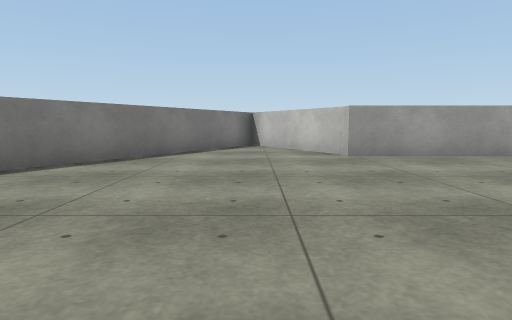
View 1 (above)

16 first-person views from a walk through a 3-D level made in the Unity game engine. The camera is 0.62 m above the floor, tilts 6° down and sees 75° across. The floor is counted in squares, 1 m on a side. Each view is taken from the middle of a square. On the plan, view 1 faces up. The plan holds only what a view shows up to about 10 squares ahead; the rest is blank. The place goes on beyond the plan. The player character is not drawn. Surface patterns are stand-ins for the level's own textures.

View 2
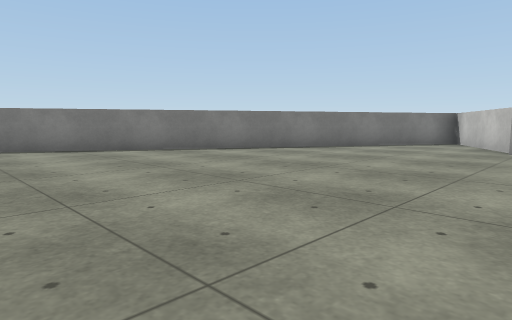

View 3
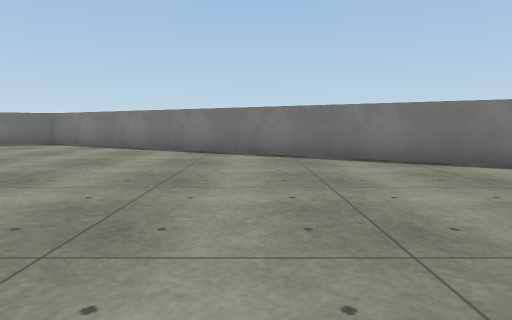

View 4
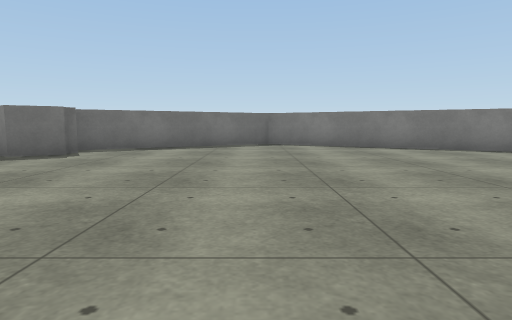

View 5
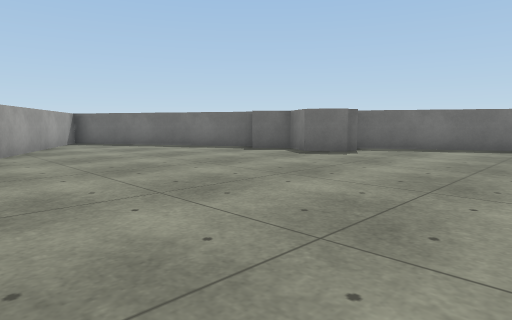

View 6
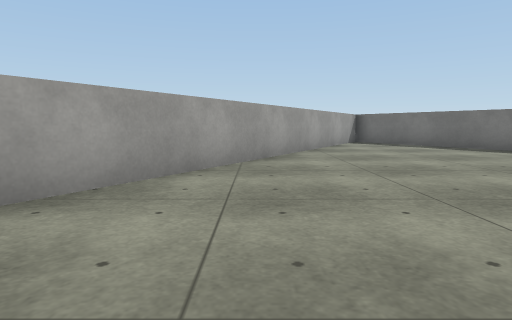

View 7
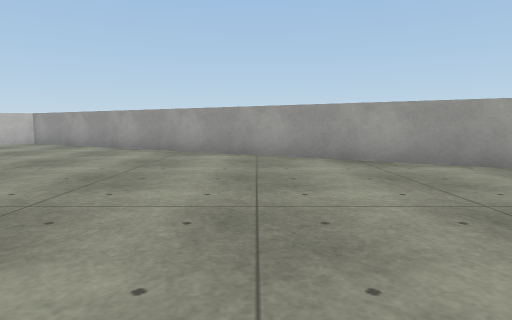

View 8
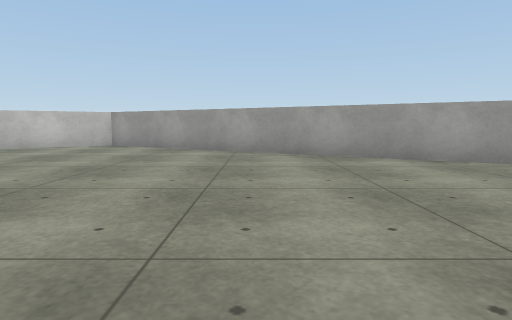

View 9
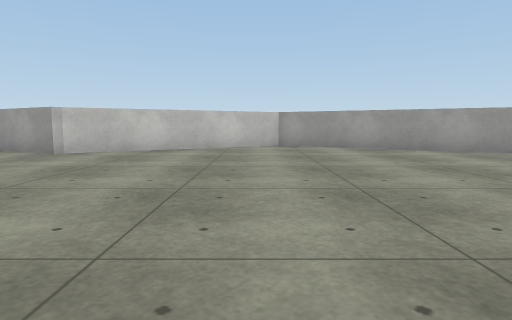

View 10
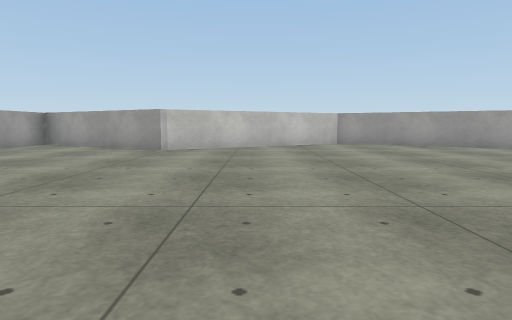

View 11
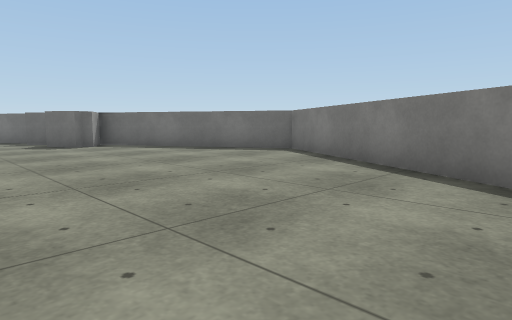

View 12
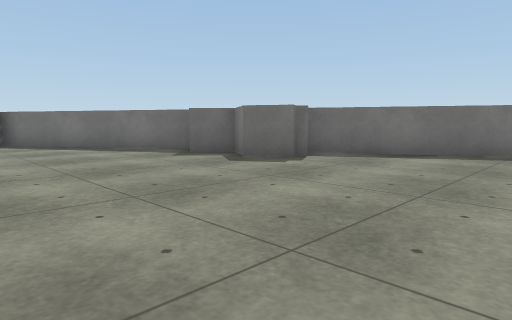

View 13
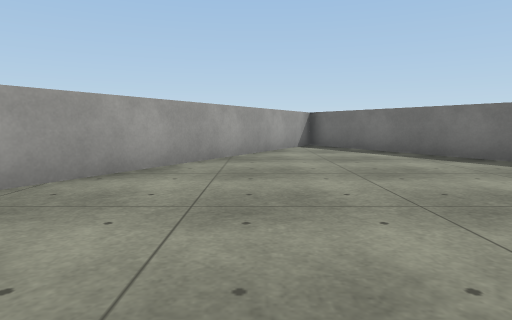

View 14
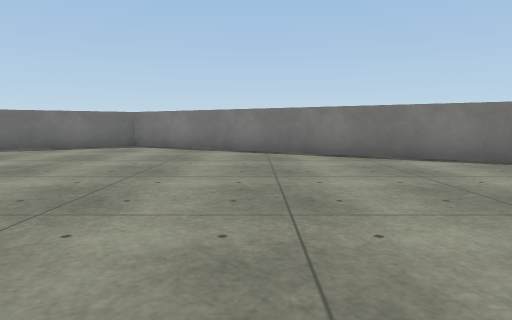

View 15
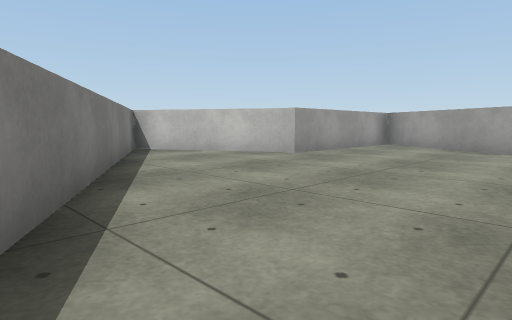

View 16
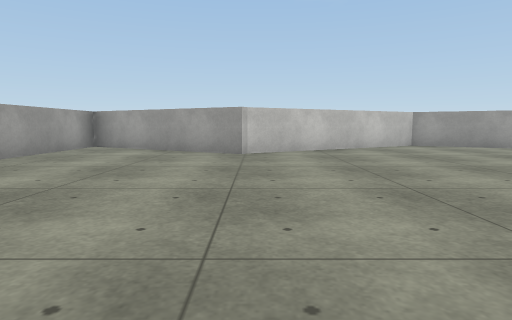

### Floor plan
Points are (right, up) in squares from view 1. A wall is a line through its corners. A room is listed if a view was taken in it or the views show most of it. See-through windows are left out.
Room 1 (views 1, 2, 3, 4, 5, 6, 7, 8, 9, 10, 11, 12, 13, 14, 15, 16)
walls: (-6.8, -15.8) (-3.7, -21.3) (7, -2.7) (4.1, 2.4) (6.5, 6.6) (1.8, 6.6) (1.8, 7) (-0.1, 10.4) (-10.9, -8.6) (-8.1, -13.5)
objects: other object (-7, -15); other object (-7, -14); other object (-7, -13)

Positions as (right, up) in squares from view 1, and headings:
1: (0, 0), facing up
2: (3, -2), facing up-left
3: (0, -2), facing left
4: (0, -9), facing left
5: (0, -9), facing down-left
6: (0, -9), facing down
7: (-4, -10), facing right
8: (-3, -7), facing right
9: (-3, -2), facing right
10: (-4, 0), facing right
11: (-4, -3), facing down-left
12: (-2, -9), facing down-left
13: (-2, -11), facing down
14: (-1, -5), facing left
15: (-4, 2), facing up-right
16: (-3, 2), facing right
